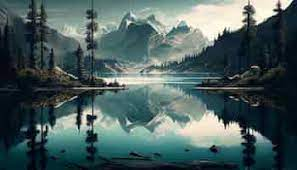
#> input picture practice/opencv-python-learn/imgs/b.jpg, 297 x 170 px
$ python addsubcv.py
#> lines starting #> are read from the running program, lines starting #| are printed output that depends on the picture
import cv2 as cv

img = cv.imread('./imgs/b.jpg')
#> img is the input picture: shape (170, 297, 3); mean B, G, R 93, 93.2, 73.7
imga = cv.imread('./imgs/soccer_practice.jpg')
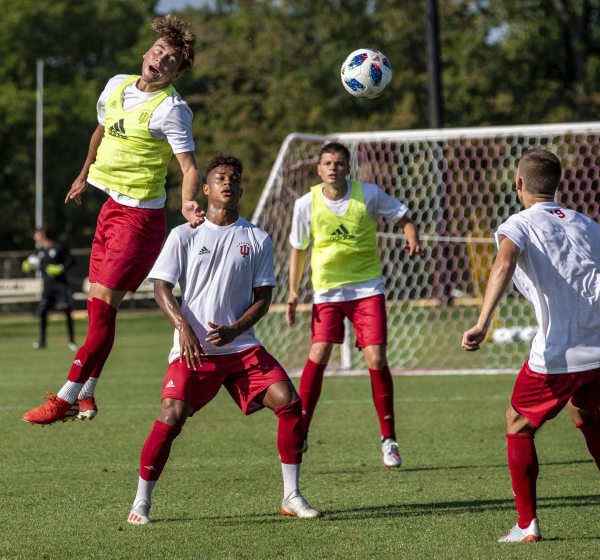
#> input picture practice/opencv-python-learn/imgs/soccer_practice.jpg, 1200 x 1119 px (shown at 1/2 size)
#> imga is the input picture: shape (1119, 1200, 3); mean B, G, R 70.9, 96, 102.6

imga_resized = cv.resize(imga, (img.shape[1], img.shape[0]))
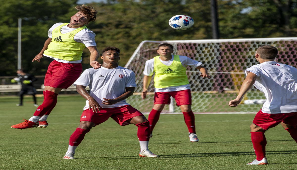
#> imga_resized: shape (170, 297, 3); mean B, G, R 70.8, 95.8, 102.4


result = cv.addWeighted(img, 0.5, imga_resized, 0.4, 0)
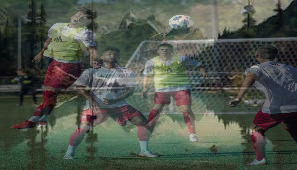
#> result: shape (170, 297, 3); mean B, G, R 74.8, 84.9, 77.8
sub = cv.subtract(img,imga_resized)
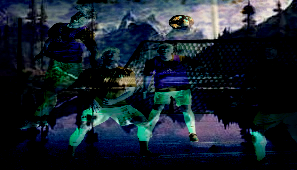
#> sub: shape (170, 297, 3); mean B, G, R 45, 35.2, 25
cv.imshow('Result', result)
cv.imshow('subtracted', sub)
cv.waitKey(0)
cv.destroyAllWindows()
